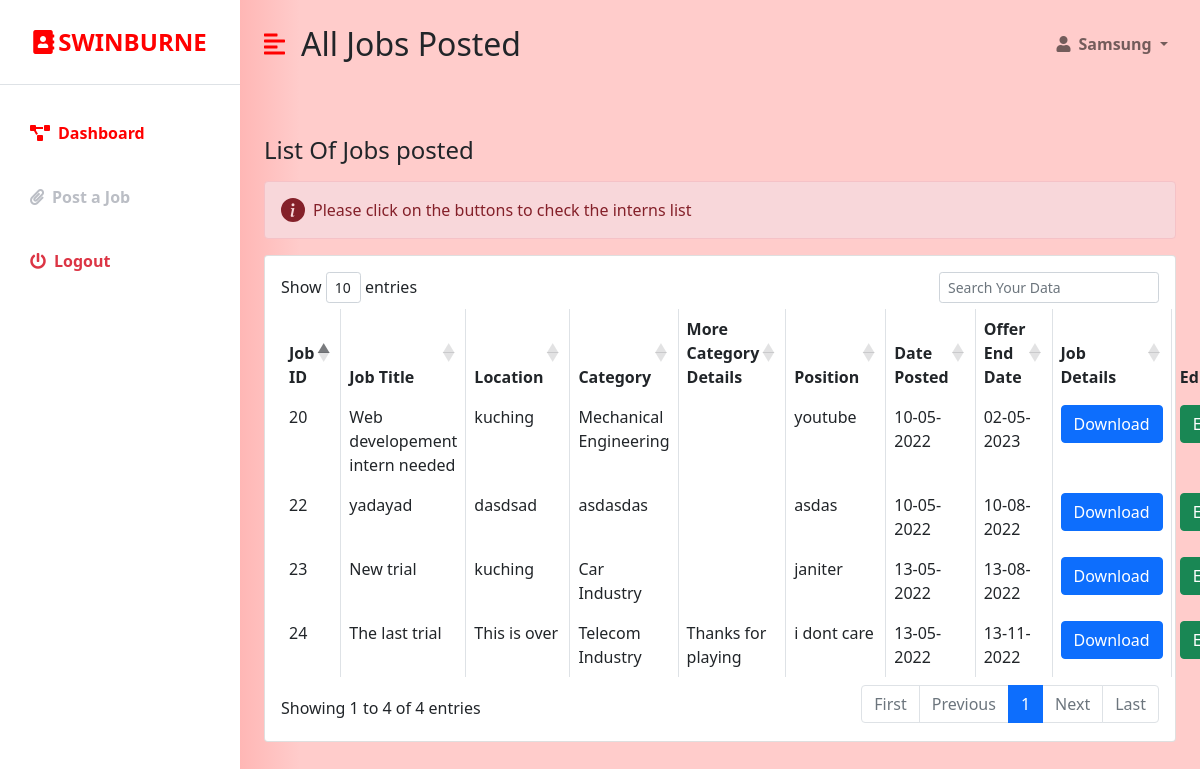
/in_joblist.php (signed in), run on an earlier commit of the app's database.
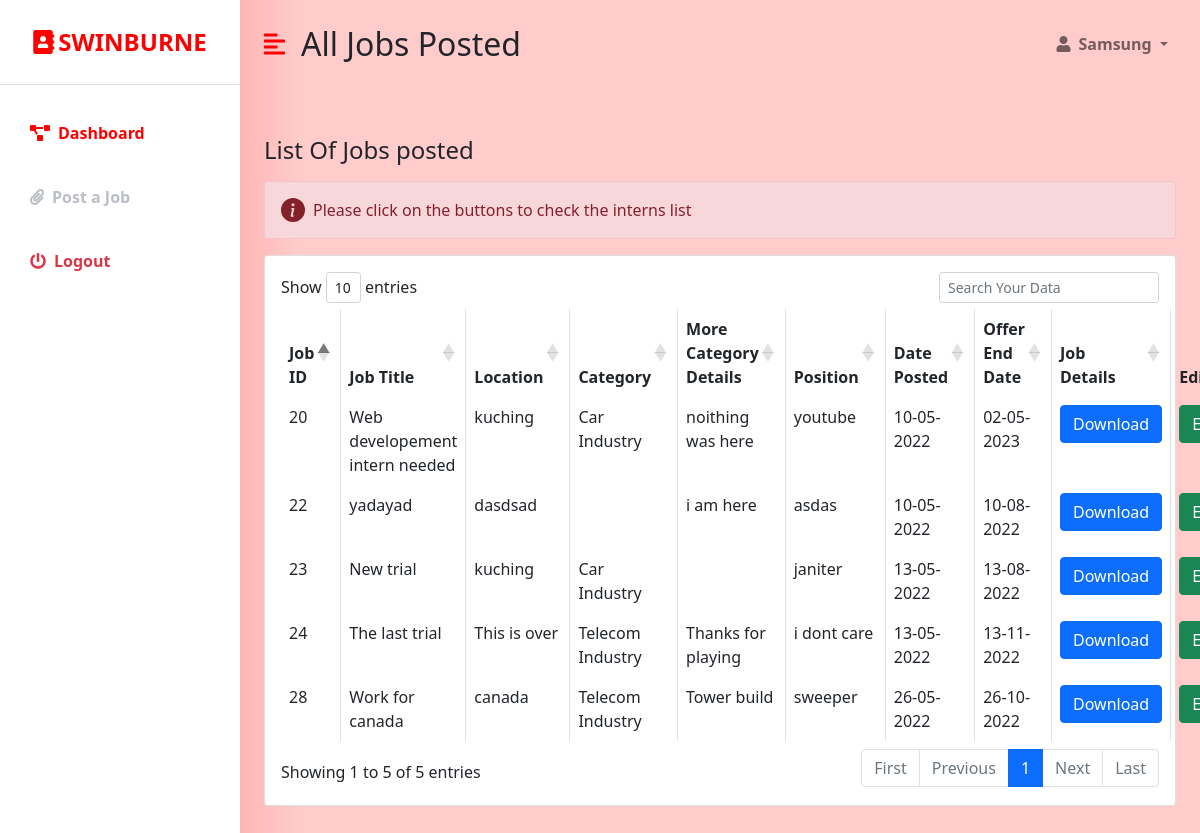
And on a later commit of the database.
### tables this page shows
CREATE TABLE `jobs` (
  `Job_ID` int(11) NOT NULL,
  `Job_Title` varchar(255) NOT NULL,
  `Location` varchar(255) NOT NULL,
  `Qualification` varchar(255) NOT NULL,
  `Category` varchar(255) NOT NULL,
  `Position` varchar(255) NOT NULL,
  `Vacancy` varchar(255) NOT NULL,
  `REGIS_NO` int(20) NOT NULL,
  `Date_Posted` date DEFAULT NULL,
  `Date_End` date DEFAULT NULL,
  `Extra_Details` varchar(255) DEFAULT NULL
);

### in_joblist.php (the view, shortened to what this page needs)
<?php
if (isset($_SESSION['company_id']) && isset($_SESSION['user_email'])) {
    $id = $_SESSION['company_id'];
?>
<!DOCTYPE html>
<html lang="en">
<head>
    <link href="https://cdn.jsdelivr.net/npm/bootstrap@5.0.0-beta3/dist/css/bootstrap.min.css" rel="stylesheet" />
    <link rel="stylesheet" href="https://cdnjs.cloudflare.com/ajax/libs/font-awesome/5.15.3/css/all.min.css" />
    <link rel="stylesheet" href="styles.css" />
    <link rel="stylesheet" href="https://cdn.datatables.net/1.10.18/css/dataTables.bootstrap4.min.css">
</head>
<body>
       <?php
                                 $conn = new mysqli('localhost', 'root', '', 'ims');
                                 $sql = "SELECT * FROM `jobs` WHERE REGIS_NO = $id";
                                $result = $conn->query($sql);
                        ?>
    <div class="d-flex" id="wrapper">
        <div class="bg-white" id="sidebar-wrapper">
            <div class="sidebar-heading text-center py-4 primary-text fs-4 fw-bold text-uppercase border-bottom"><i
                    class="fas fa-address-book me-1"></i>Swinburne</div>
            <div class="list-group list-group-flush my-3">
                  <a href="in_joblist.php" class="list-group-item list-group-item-action bg-transparent second-text active"><i
                        class="fas fa-project-diagram me-2"></i>Dashboard</a>
                <a href="Jobs.php" class="list-group-item list-group-item-action bg-transparent second-text fw-bold"><i
                        class="fas fa-paperclip me-2"></i>Post a Job</a>
                <a href="student_logout.php" class="list-group-item list-group-item-action bg-transparent text-danger fw-bold"><i
                        class="fas fa-power-off me-2"></i>Logout</a>
            </div>
        </div>
        <div id="page-content-wrapper">
            <nav class="navbar navbar-expand-lg navbar-light bg-transparent py-4 px-4">
                <div class="d-flex align-items-center">
                    <i class="fas fa-align-left primary-text fs-4 me-3" id="menu-toggle"></i>
                    <h2 class="fs-2 m-0">All Jobs Posted</h2>
                </div>
                <div class="collapse navbar-collapse" id="navbarSupportedContent">
                    <ul class="navbar-nav ms-auto mb-2 mb-lg-0">
                        <li class="nav-item dropdown">
                            <a class="nav-link dropdown-toggle second-text fw-bold" href="#" id="navbarDropdown"
                                role="button" data-bs-toggle="dropdown" aria-expanded="false">
                                <i class="fas fa-user me-2"></i><?=$_SESSION['user_full_name']?>
                            </a>
                        </li>
                    </ul>
                </div>
            </nav>
            <div class="container-fluid px-4">
                <div class="row my-5">
                    <h3 class="fs-4 mb-3">List Of Jobs posted</h3>
                    <div class="col">
                                                <div class="alert alert-danger d-flex align-items-center" role="alert">
                                                  <svg class="bi flex-shrink-0 me-2" width="24" height="24" role="img" aria-label="Info:"><use xlink:href="#info-fill"/></svg>
                                                  <div>
                                                    Please click on the buttons to check the interns list
                                                  </div>
                                                </div>
                    <div class="card">
                        <div class="card-body">
                        <form method="POST">
                            <table id="datatableid" class="table table-bordered">
                             <thead>
                                <tr>
                                 <th scope="col">Job ID</th>
                                 <th scope="col">Job Title</th>
                                 <th scope="col">Location</th>
                                 <th scope="col">Category</th>
                                 <th scope="col">More Category Details</th>
                                 <th scope="col">Position</th>
                                 <th scope="col">Date Posted</th>
                                 <th scope="col">Offer End Date</th>
                                 <th scope="col">Job Details</th>
                                 <th scope="col">Edit</th>
                              </tr>
                            </thead>
                            <tbody>
                              <?php while( $row = $result->fetch_object() ): ?>
                              <tr>
                                <?php $Jid = $row->Job_ID;
                                $sdate = date("d-m-Y", strtotime($row -> Date_Posted));
                                $edate = date("d-m-Y", strtotime($row -> Date_End));
                                ?>
                                 <td> <?php echo $row->Job_ID?></td>
                                 <td> <?php echo $row->Job_Title?></td>
                                 <td><?php echo $row->Location?></td>
                                 <td><?php echo $row->Category?></td>
                                 <td><?php echo $row->Extra_Details?></td>
                                 <td><?php echo $row->Position?></td>
                                 <td><?php echo $sdate?></td>
                                 <td><?php echo $edate?></td>
                                 <td><?php echo "<a href='jobs/profile".$row -> REGIS_NO.".pdf' download><div class='text-center'><button type='button' class='btn btn-primary'>Download</button></div></a>"?></td>
                                 <td>
                                 <button type="button" class="btn btn-success editbtn"> EDIT </button>
                                 </td>
                              </tr>
                              <?php endwhile; ?>
                          </tbody>
                        </table>
                        </form>
                    </div>
                </div>
            </div>
        </div>
    </div>
    </div>
</body>
</html>
<?php
}else {
   header("Location:  industry_login.php");
}
 ?>

### styles.css (style rules this page uses)
:root { --main-bg-color: #ffcccb; --main-text-color: #ff0000; --second-text-color: #bbbec5; --second-bg-color: #ffcccb }
.primary-text { color: var(--main-text-color); }
.second-text { color: var(--second-text-color); }
#wrapper { overflow-x: hidden; background-image: linear-gradient( to right, #ff615d, #ffcccb, #ffcccb, #ffcccb, #ffcccb ); }
#sidebar-wrapper { min-height: 100vh; margin-left: -15rem; -webkit-transition: margin 0.25s ease-out; -moz-transition: margin 0.25s ease-out; -o-transition: margin 0.25s ease-out; transition: margin 0.25s ease-out; }
#sidebar-wrapper .sidebar-heading { padding: 0.875rem 1.25rem; font-size: 1.2rem; }
#sidebar-wrapper .list-group { width: 15rem; }
#page-content-wrapper { min-width: 100vw; }
#menu-toggle { cursor: pointer; }
.list-group-item { border: none; padding: 20px 30px; }
.list-group-item.active { background-color: transparent; color: var(--main-text-color); font-weight: bold; border: none; }
@media (min-width: 768px) { #sidebar-wrapper { margin-left: 0; } }
@media (min-width: 768px) { #page-content-wrapper { min-width: 0; width: 100%; } }

What changed in the data, as far as the page shows it:
changed jobs "Web developement intern needed": Category "Mechanical Engineering" → "Car Industry"; Extra_Details (not shown) → "noithing was here"
changed jobs "yadayad": Extra_Details (not shown) → "i am here"; Category "asdasdas" → (not shown)
added jobs: Job_ID "28", Job_Title "Work for canada", Location "canada", Category "Telecom Industry", Extra_Details "Tower build", Position "sweeper", Date_Posted "26-05-2022", Date_End "26-10-2022"
Also different on the page:
text written by a page script: "Show entries Showing 1 to 4 of 4 entries First Previous 1 Next Last" → "Show entries Showing 1 to 5 of 5 entries First Previous 1 Next Last"
